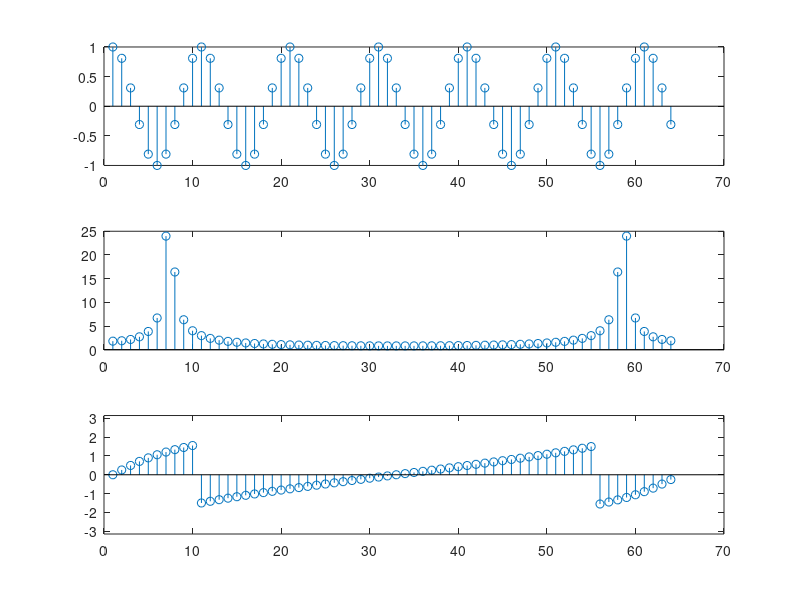

Source code (MATLAB):
clear all; close all; clc;

n=0:1:63;
y=cos(pi*n/5);
yf = fft(y);
yfa = abs(yf);
ya = atan(imag(yf)./real(yf));

figure(1)
subplot(3,1,1), stem(y)
subplot(3,1,2), stem(yfa)
subplot(3,1,3), stem(ya); ylim([-3.14, 3.14])
